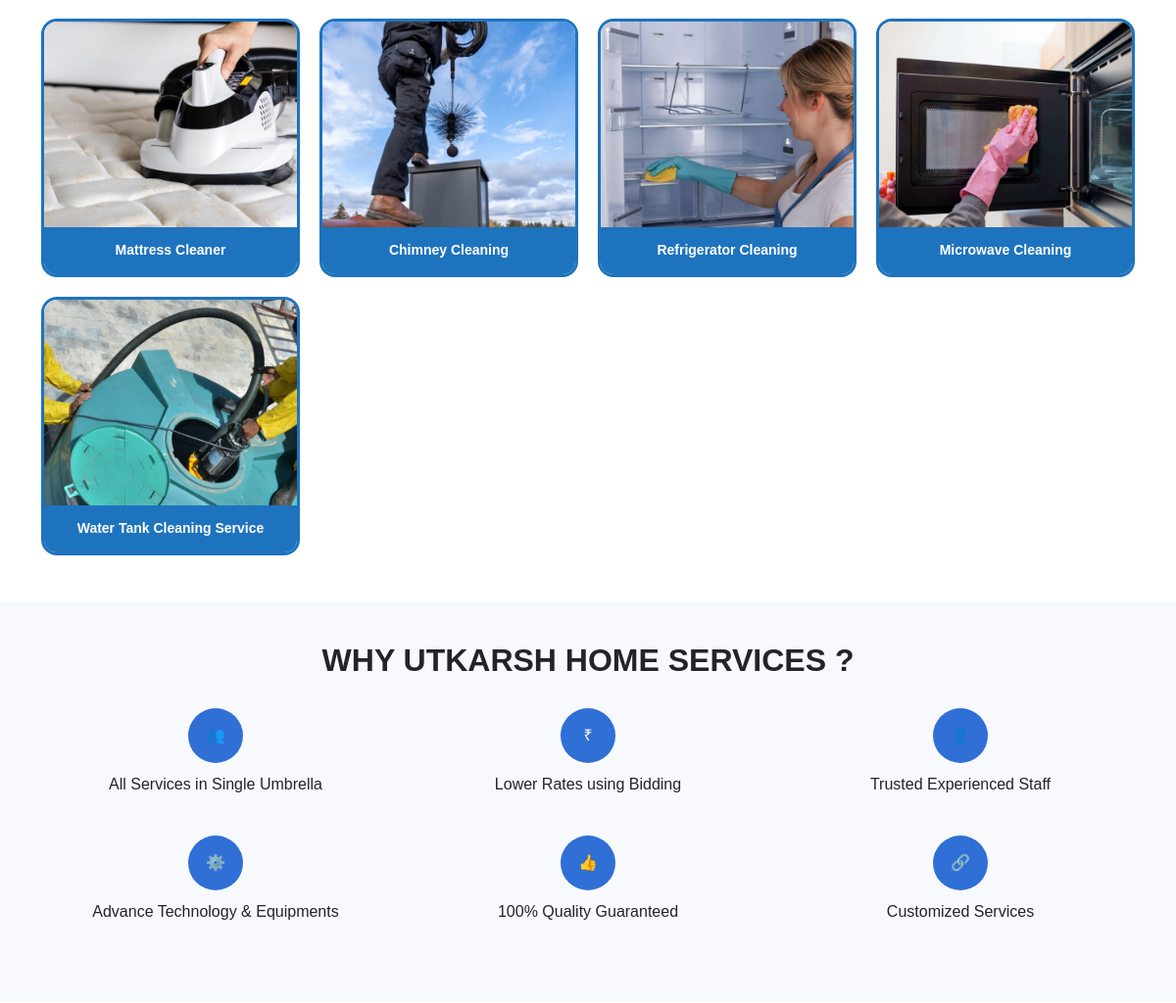
The app's page / (middle part), older data.
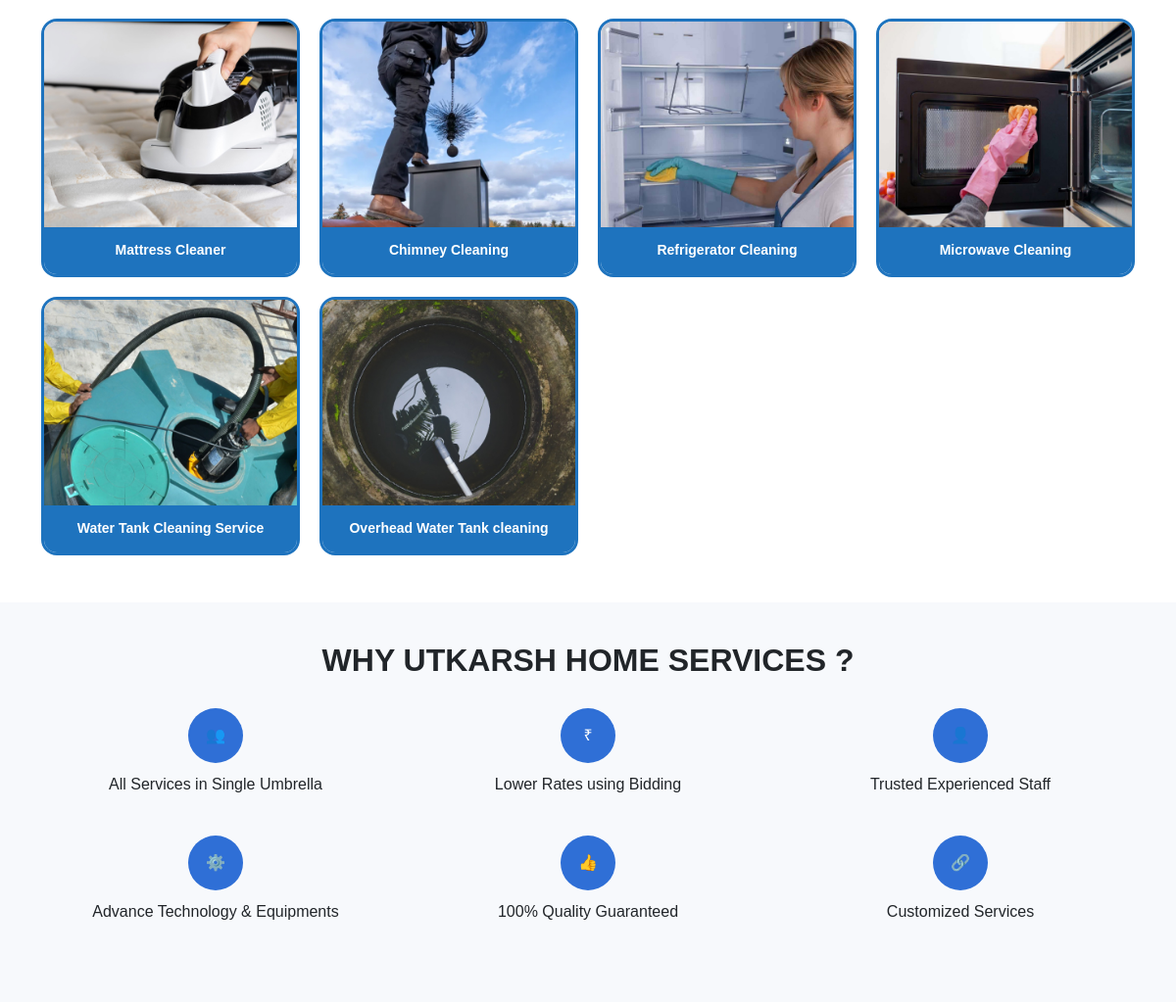
The same page, newer data.
### app/models.py (models this page shows, shortened)
class Product(models.Model):
    title = models.CharField(max_length=100)
    selling_price = models.FloatField(null=True, blank=True)
    discounted_price = models.FloatField(null=True, blank=True)
    description = models.TextField(blank=True)
    category = models.CharField(choices=CATEGORY_CHOICES, max_length=3)
    product_image = models.ImageField(upload_to='productimg', blank=True, null=True)
    is_service = models.BooleanField(default=False)

### app/views.py (the view)
# urls.py: path('', views.ProductView.as_view(), name='home'),
class ProductView(View):
    def get(self, request):
        totalitem = 0
        if request.session.session_key:
            totalitem = Cart.objects.filter(
                session_key=request.session.session_key
            ).count()
        return render(request, 'app/home.html', {
            'topwears': Product.objects.filter(category='TW'),
            'bottomwears': Product.objects.filter(category='BW'),
            'mobiles': Product.objects.filter(category='M'),
            'totalitem': totalitem
        })

### app/context_processors.py (called while the page is built)
def cart_count(request):
    if request.session.session_key:
        count = Cart.objects.filter(
            session_key=request.session.session_key
        ).count()
    else:
        count = 0
    return {
        'totalitem': count
    }

### app/templates/app/home.html (shortened to what this page needs)
{% extends 'app/base.html' %}
{% load static %}
{% block main-content %}
<div class="container my-5">
  <div class="product-grid">
    {% for p in topwears %}
    <a href="{% url 'product-detail' p.id %}" class="nakoda-card">
      <div class="nakoda-img">
        <img src="{{ p.product_image.url }}" alt="{{ p.title }}">
      </div>
      <div class="nakoda-title">{{ p.title }}</div>
    </a>
    {% endfor %}
  </div>
</div>
<section class="why-nakoda">
  <div class="container">
    <h2 class="why-title">WHY UTKARSH HOME SERVICES ?</h2>
    <div class="row text-center">
      <div class="col-4 mb-4"><div class="why-icon">👥</div><p>All Services in Single Umbrella</p></div>
      <div class="col-4 mb-4"><div class="why-icon">₹</div><p>Lower Rates using Bidding</p></div>
      <div class="col-4 mb-4"><div class="why-icon">👤</div><p>Trusted Experienced Staff</p></div>
      <div class="col-4 mb-4"><div class="why-icon">⚙️</div><p>Advance Technology & Equipments</p></div>
      <div class="col-4 mb-4"><div class="why-icon">👍</div><p>100% Quality Guaranteed</p></div>
      <div class="col-4 mb-4"><div class="why-icon">🔗</div><p>Customized Services</p></div>
    </div>
  </div>
</section>
{% endblock main-content %}

Row changes from the older to the newer data that the page shows:
added Product: product_image (picture), title "Overhead Water Tank cleaning"
